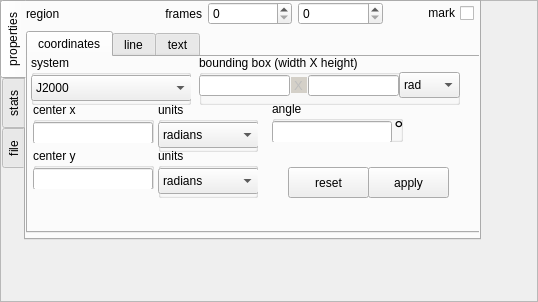
<?xml version="1.0" encoding="UTF-8"?>
<ui version="4.0">
 <class>QtRegionState</class>
 <widget class="QFrame" name="QtRegionState">
  <property name="geometry">
   <rect>
    <x>0</x>
    <y>0</y>
    <width>538</width>
    <height>302</height>
   </rect>
  </property>
  <property name="windowTitle">
   <string>Frame</string>
  </property>
  <property name="toolTip">
   <string>font size</string>
  </property>
  <property name="frameShape">
   <enum>QFrame::StyledPanel</enum>
  </property>
  <property name="frameShadow">
   <enum>QFrame::Raised</enum>
  </property>
  <widget class="QTabWidget" name="categories">
   <property name="geometry">
    <rect>
     <x>0</x>
     <y>0</y>
     <width>481</width>
     <height>240</height>
    </rect>
   </property>
   <property name="tabPosition">
    <enum>QTabWidget::West</enum>
   </property>
   <property name="tabShape">
    <enum>QTabWidget::Rounded</enum>
   </property>
   <property name="currentIndex">
    <number>0</number>
   </property>
   <widget class="QWidget" name="state_tab">
    <attribute name="title">
     <string>properties</string>
    </attribute>
    <widget class="QWidget" name="verticalLayoutWidget">
     <property name="geometry">
      <rect>
       <x>0</x>
       <y>0</y>
       <width>539</width>
       <height>231</height>
      </rect>
     </property>
     <layout class="QVBoxLayout" name="verticalLayout">
      <item>
       <layout class="QHBoxLayout" name="globalStateLayout">
        <item>
         <widget class="QLabel" name="region_type">
          <property name="minimumSize">
           <size>
            <width>85</width>
            <height>0</height>
           </size>
          </property>
          <property name="text">
           <string>region</string>
          </property>
         </widget>
        </item>
        <item>
         <widget class="QLabel" name="label">
          <property name="text">
           <string>frames</string>
          </property>
          <property name="alignment">
           <set>Qt::AlignRight|Qt::AlignTrailing|Qt::AlignVCenter</set>
          </property>
         </widget>
        </item>
        <item>
         <widget class="QSpinBox" name="frame_min">
          <property name="maximum">
           <number>99</number>
          </property>
         </widget>
        </item>
        <item>
         <widget class="QSpinBox" name="frame_max"/>
        </item>
        <item>
         <widget class="QCheckBox" name="region_mark">
          <property name="toolTip">
           <string>mark for later operations</string>
          </property>
          <property name="layoutDirection">
           <enum>Qt::RightToLeft</enum>
          </property>
          <property name="text">
           <string>mark</string>
          </property>
         </widget>
        </item>
        <item>
         <widget class="QCheckBox" name="region_annotation">
          <property name="toolTip">
           <string>mark this region as an annotation
(which does not participate in calculations)</string>
          </property>
          <property name="layoutDirection">
           <enum>Qt::RightToLeft</enum>
          </property>
          <property name="text">
           <string>annotation</string>
          </property>
         </widget>
        </item>
       </layout>
      </item>
      <item>
       <widget class="QTabWidget" name="states">
        <property name="currentIndex">
         <number>0</number>
        </property>
        <widget class="QWidget" name="coordinateTab">
         <attribute name="title">
          <string>coordinates</string>
         </attribute>
         <widget class="QGroupBox" name="coordinate_system_box">
          <property name="geometry">
           <rect>
            <x>3</x>
            <y>-2</y>
            <width>160</width>
            <height>50</height>
           </rect>
          </property>
          <property name="minimumSize">
           <size>
            <width>160</width>
            <height>50</height>
           </size>
          </property>
          <property name="title">
           <string>system</string>
          </property>
          <property name="flat">
           <bool>true</bool>
          </property>
          <widget class="QComboBox" name="coordinate_system">
           <property name="geometry">
            <rect>
             <x>0</x>
             <y>20</y>
             <width>161</width>
             <height>26</height>
            </rect>
           </property>
           <item>
            <property name="text">
             <string>J2000</string>
            </property>
           </item>
           <item>
            <property name="text">
             <string>B1950</string>
            </property>
           </item>
           <item>
            <property name="text">
             <string>galactic</string>
            </property>
           </item>
           <item>
            <property name="text">
             <string>super galactic</string>
            </property>
           </item>
           <item>
            <property name="text">
             <string>ecliptic</string>
            </property>
           </item>
          </widget>
         </widget>
         <widget class="QGroupBox" name="x_units_box">
          <property name="geometry">
           <rect>
            <x>130</x>
            <y>45</y>
            <width>100</width>
            <height>50</height>
           </rect>
          </property>
          <property name="minimumSize">
           <size>
            <width>100</width>
            <height>50</height>
           </size>
          </property>
          <property name="title">
           <string>units</string>
          </property>
          <property name="flat">
           <bool>true</bool>
          </property>
          <widget class="QComboBox" name="x_units">
           <property name="geometry">
            <rect>
             <x>0</x>
             <y>20</y>
             <width>101</width>
             <height>26</height>
            </rect>
           </property>
           <item>
            <property name="text">
             <string>radians</string>
            </property>
           </item>
           <item>
            <property name="text">
             <string>degrees</string>
            </property>
           </item>
           <item>
            <property name="text">
             <string>sexagesimal</string>
            </property>
           </item>
           <item>
            <property name="text">
             <string>pixel</string>
            </property>
           </item>
          </widget>
          <widget class="QGroupBox" name="x_units_box_2">
           <property name="geometry">
            <rect>
             <x>0</x>
             <y>50</y>
             <width>100</width>
             <height>50</height>
            </rect>
           </property>
           <property name="minimumSize">
            <size>
             <width>100</width>
             <height>50</height>
            </size>
           </property>
           <property name="title">
            <string>units</string>
           </property>
           <property name="flat">
            <bool>true</bool>
           </property>
           <widget class="QComboBox" name="coordinate_units_2">
            <property name="geometry">
             <rect>
              <x>0</x>
              <y>20</y>
              <width>101</width>
              <height>26</height>
             </rect>
            </property>
            <item>
             <property name="text">
              <string>radians</string>
             </property>
            </item>
            <item>
             <property name="text">
              <string>degrees</string>
             </property>
            </item>
            <item>
             <property name="text">
              <string>H:M:S</string>
             </property>
            </item>
            <item>
             <property name="text">
              <string>D.M.S</string>
             </property>
            </item>
           </widget>
          </widget>
         </widget>
         <widget class="QGroupBox" name="groupBox_3">
          <property name="geometry">
           <rect>
            <x>5</x>
            <y>45</y>
            <width>121</width>
            <height>41</height>
           </rect>
          </property>
          <property name="title">
           <string>center x</string>
          </property>
          <property name="flat">
           <bool>true</bool>
          </property>
          <widget class="QLineEdit" name="center_x">
           <property name="geometry">
            <rect>
             <x>0</x>
             <y>20</y>
             <width>120</width>
             <height>22</height>
            </rect>
           </property>
          </widget>
         </widget>
         <widget class="QGroupBox" name="groupBox_4">
          <property name="geometry">
           <rect>
            <x>5</x>
            <y>91</y>
            <width>121</width>
            <height>41</height>
           </rect>
          </property>
          <property name="title">
           <string notr="true">center y</string>
          </property>
          <property name="flat">
           <bool>true</bool>
          </property>
          <widget class="QLineEdit" name="center_y">
           <property name="geometry">
            <rect>
             <x>0</x>
             <y>20</y>
             <width>120</width>
             <height>22</height>
            </rect>
           </property>
          </widget>
         </widget>
         <widget class="QGroupBox" name="coordinate_angle_box">
          <property name="geometry">
           <rect>
            <x>244</x>
            <y>44</y>
            <width>131</width>
            <height>41</height>
           </rect>
          </property>
          <property name="title">
           <string>angle</string>
          </property>
          <property name="flat">
           <bool>true</bool>
          </property>
          <widget class="QLineEdit" name="center_angle">
           <property name="geometry">
            <rect>
             <x>0</x>
             <y>20</y>
             <width>120</width>
             <height>22</height>
            </rect>
           </property>
          </widget>
          <widget class="QLabel" name="center_angle_degrees">
           <property name="geometry">
            <rect>
             <x>122</x>
             <y>20</y>
             <width>21</width>
             <height>16</height>
            </rect>
           </property>
           <property name="font">
            <font>
             <pointsize>18</pointsize>
            </font>
           </property>
           <property name="text">
            <string>°</string>
           </property>
          </widget>
         </widget>
         <widget class="QPushButton" name="coordinates_apply">
          <property name="geometry">
           <rect>
            <x>340</x>
            <y>110</y>
            <width>81</width>
            <height>31</height>
           </rect>
          </property>
          <property name="text">
           <string>apply</string>
          </property>
         </widget>
         <widget class="QPushButton" name="coordinates_reset">
          <property name="geometry">
           <rect>
            <x>260</x>
            <y>110</y>
            <width>81</width>
            <height>31</height>
           </rect>
          </property>
          <property name="text">
           <string>reset</string>
          </property>
         </widget>
         <widget class="QGroupBox" name="y_units_box">
          <property name="geometry">
           <rect>
            <x>130</x>
            <y>91</y>
            <width>100</width>
            <height>50</height>
           </rect>
          </property>
          <property name="minimumSize">
           <size>
            <width>100</width>
            <height>50</height>
           </size>
          </property>
          <property name="title">
           <string>units</string>
          </property>
          <property name="flat">
           <bool>true</bool>
          </property>
          <widget class="QComboBox" name="y_units">
           <property name="geometry">
            <rect>
             <x>0</x>
             <y>20</y>
             <width>101</width>
             <height>26</height>
            </rect>
           </property>
           <item>
            <property name="text">
             <string>radians</string>
            </property>
           </item>
           <item>
            <property name="text">
             <string>degrees</string>
            </property>
           </item>
           <item>
            <property name="text">
             <string>sexagesimal</string>
            </property>
           </item>
           <item>
            <property name="text">
             <string>pixel</string>
            </property>
           </item>
          </widget>
         </widget>
         <widget class="QGroupBox" name="bounding_box_dimensions">
          <property name="geometry">
           <rect>
            <x>171</x>
            <y>-2</y>
            <width>261</width>
            <height>50</height>
           </rect>
          </property>
          <property name="minimumSize">
           <size>
            <width>180</width>
            <height>50</height>
           </size>
          </property>
          <property name="title">
           <string>bounding box (width X height)</string>
          </property>
          <property name="flat">
           <bool>true</bool>
          </property>
          <widget class="QLineEdit" name="bounding_box_vs">
           <property name="enabled">
            <bool>false</bool>
           </property>
           <property name="geometry">
            <rect>
             <x>92</x>
             <y>22</y>
             <width>16</width>
             <height>16</height>
            </rect>
           </property>
           <property name="palette">
            <palette>
             <active>
              <colorrole role="Base">
               <brush brushstyle="SolidPattern">
                <color alpha="255">
                 <red>232</red>
                 <green>232</green>
                 <blue>232</blue>
                </color>
               </brush>
              </colorrole>
             </active>
             <inactive>
              <colorrole role="Base">
               <brush brushstyle="SolidPattern">
                <color alpha="255">
                 <red>232</red>
                 <green>232</green>
                 <blue>232</blue>
                </color>
               </brush>
              </colorrole>
             </inactive>
             <disabled>
              <colorrole role="Base">
               <brush brushstyle="SolidPattern">
                <color alpha="255">
                 <red>212</red>
                 <green>208</green>
                 <blue>200</blue>
                </color>
               </brush>
              </colorrole>
             </disabled>
            </palette>
           </property>
           <property name="font">
            <font>
             <pointsize>10</pointsize>
            </font>
           </property>
           <property name="acceptDrops">
            <bool>false</bool>
           </property>
           <property name="text">
            <string>X</string>
           </property>
           <property name="maxLength">
            <number>50</number>
           </property>
           <property name="frame">
            <bool>false</bool>
           </property>
           <property name="alignment">
            <set>Qt::AlignCenter</set>
           </property>
           <property name="readOnly">
            <bool>true</bool>
           </property>
          </widget>
          <widget class="QComboBox" name="dim_units">
           <property name="geometry">
            <rect>
             <x>200</x>
             <y>17</y>
             <width>61</width>
             <height>26</height>
            </rect>
           </property>
           <item>
            <property name="text">
             <string>rad</string>
            </property>
           </item>
           <item>
            <property name="text">
             <string>°</string>
            </property>
           </item>
           <item>
            <property name="text">
             <string>&quot;</string>
            </property>
           </item>
           <item>
            <property name="text">
             <string>'</string>
            </property>
           </item>
           <item>
            <property name="text">
             <string>pix</string>
            </property>
           </item>
          </widget>
          <widget class="QLineEdit" name="bounding_width">
           <property name="geometry">
            <rect>
             <x>0</x>
             <y>20</y>
             <width>91</width>
             <height>21</height>
            </rect>
           </property>
           <property name="alignment">
            <set>Qt::AlignRight|Qt::AlignTrailing|Qt::AlignVCenter</set>
           </property>
          </widget>
          <widget class="QLineEdit" name="bounding_height">
           <property name="geometry">
            <rect>
             <x>109</x>
             <y>20</y>
             <width>91</width>
             <height>21</height>
            </rect>
           </property>
          </widget>
         </widget>
        </widget>
        <widget class="QWidget" name="lineTab">
         <attribute name="title">
          <string>line</string>
         </attribute>
         <widget class="QGroupBox" name="groupBox_8">
          <property name="geometry">
           <rect>
            <x>0</x>
            <y>0</y>
            <width>161</width>
            <height>50</height>
           </rect>
          </property>
          <property name="minimumSize">
           <size>
            <width>120</width>
            <height>50</height>
           </size>
          </property>
          <property name="title">
           <string>color</string>
          </property>
          <property name="flat">
           <bool>true</bool>
          </property>
          <widget class="QComboBox" name="line_color">
           <property name="geometry">
            <rect>
             <x>0</x>
             <y>20</y>
             <width>161</width>
             <height>26</height>
            </rect>
           </property>
           <property name="currentIndex">
            <number>3</number>
           </property>
           <item>
            <property name="text">
             <string>black</string>
            </property>
           </item>
           <item>
            <property name="text">
             <string>white</string>
            </property>
           </item>
           <item>
            <property name="text">
             <string>red</string>
            </property>
           </item>
           <item>
            <property name="text">
             <string>green</string>
            </property>
           </item>
           <item>
            <property name="text">
             <string>blue</string>
            </property>
           </item>
           <item>
            <property name="text">
             <string>cyan</string>
            </property>
           </item>
           <item>
            <property name="text">
             <string>magenta</string>
            </property>
           </item>
           <item>
            <property name="text">
             <string>yellow</string>
            </property>
           </item>
           <item>
            <property name="text">
             <string>gray</string>
            </property>
           </item>
          </widget>
         </widget>
         <widget class="QGroupBox" name="groupBox_9">
          <property name="geometry">
           <rect>
            <x>170</x>
            <y>0</y>
            <width>61</width>
            <height>50</height>
           </rect>
          </property>
          <property name="minimumSize">
           <size>
            <width>26</width>
            <height>50</height>
           </size>
          </property>
          <property name="title">
           <string>width</string>
          </property>
          <property name="flat">
           <bool>true</bool>
          </property>
          <widget class="QSpinBox" name="line_width">
           <property name="geometry">
            <rect>
             <x>0</x>
             <y>20</y>
             <width>57</width>
             <height>25</height>
            </rect>
           </property>
           <property name="minimum">
            <number>1</number>
           </property>
           <property name="maximum">
            <number>10</number>
           </property>
          </widget>
         </widget>
         <widget class="QGroupBox" name="groupBox_10">
          <property name="geometry">
           <rect>
            <x>240</x>
            <y>0</y>
            <width>120</width>
            <height>50</height>
           </rect>
          </property>
          <property name="minimumSize">
           <size>
            <width>120</width>
            <height>50</height>
           </size>
          </property>
          <property name="title">
           <string>style</string>
          </property>
          <property name="flat">
           <bool>true</bool>
          </property>
          <widget class="QComboBox" name="line_style">
           <property name="geometry">
            <rect>
             <x>0</x>
             <y>20</y>
             <width>121</width>
             <height>26</height>
            </rect>
           </property>
           <item>
            <property name="text">
             <string>solid</string>
            </property>
           </item>
           <item>
            <property name="text">
             <string>dashed</string>
            </property>
           </item>
           <item>
            <property name="text">
             <string>dotted</string>
            </property>
           </item>
          </widget>
         </widget>
        </widget>
        <widget class="QWidget" name="textTab">
         <attribute name="title">
          <string>text</string>
         </attribute>
         <widget class="QGroupBox" name="groupBox_5">
          <property name="geometry">
           <rect>
            <x>0</x>
            <y>-3</y>
            <width>281</width>
            <height>41</height>
           </rect>
          </property>
          <property name="title">
           <string>value</string>
          </property>
          <property name="flat">
           <bool>true</bool>
          </property>
          <widget class="QLineEdit" name="text">
           <property name="geometry">
            <rect>
             <x>0</x>
             <y>20</y>
             <width>281</width>
             <height>22</height>
            </rect>
           </property>
          </widget>
         </widget>
         <widget class="QGroupBox" name="groupBox_6">
          <property name="geometry">
           <rect>
            <x>290</x>
            <y>-2</y>
            <width>151</width>
            <height>50</height>
           </rect>
          </property>
          <property name="minimumSize">
           <size>
            <width>120</width>
            <height>50</height>
           </size>
          </property>
          <property name="title">
           <string>color</string>
          </property>
          <property name="flat">
           <bool>true</bool>
          </property>
          <widget class="QComboBox" name="text_color">
           <property name="geometry">
            <rect>
             <x>0</x>
             <y>20</y>
             <width>151</width>
             <height>26</height>
            </rect>
           </property>
           <property name="currentIndex">
            <number>3</number>
           </property>
           <item>
            <property name="text">
             <string>black</string>
            </property>
           </item>
           <item>
            <property name="text">
             <string>white</string>
            </property>
           </item>
           <item>
            <property name="text">
             <string>red</string>
            </property>
           </item>
           <item>
            <property name="text">
             <string>green</string>
            </property>
           </item>
           <item>
            <property name="text">
             <string>blue</string>
            </property>
           </item>
           <item>
            <property name="text">
             <string>cyan</string>
            </property>
           </item>
           <item>
            <property name="text">
             <string>magenta</string>
            </property>
           </item>
           <item>
            <property name="text">
             <string>yellow</string>
            </property>
           </item>
           <item>
            <property name="text">
             <string>gray</string>
            </property>
           </item>
           <item>
            <property name="text">
             <string>custom</string>
            </property>
           </item>
          </widget>
         </widget>
         <widget class="QGroupBox" name="groupBox_7">
          <property name="geometry">
           <rect>
            <x>0</x>
            <y>37</y>
            <width>441</width>
            <height>50</height>
           </rect>
          </property>
          <property name="minimumSize">
           <size>
            <width>120</width>
            <height>50</height>
           </size>
          </property>
          <property name="title">
           <string>font</string>
          </property>
          <property name="flat">
           <bool>true</bool>
          </property>
          <widget class="QFontComboBox" name="font_name">
           <property name="geometry">
            <rect>
             <x>0</x>
             <y>20</y>
             <width>361</width>
             <height>26</height>
            </rect>
           </property>
           <property name="toolTip">
            <string>font name</string>
           </property>
          </widget>
          <widget class="QSpinBox" name="font_size">
           <property name="geometry">
            <rect>
             <x>374</x>
             <y>20</y>
             <width>63</width>
             <height>25</height>
            </rect>
           </property>
           <property name="minimum">
            <number>7</number>
           </property>
           <property name="value">
            <number>11</number>
           </property>
          </widget>
         </widget>
         <widget class="QWidget" name="horizontalLayoutWidget">
          <property name="geometry">
           <rect>
            <x>6</x>
            <y>83</y>
            <width>112</width>
            <height>31</height>
           </rect>
          </property>
          <layout class="QHBoxLayout" name="horizontalLayout">
           <item>
            <widget class="QCheckBox" name="font_bold">
             <property name="text">
              <string>bold</string>
             </property>
            </widget>
           </item>
           <item>
            <widget class="QCheckBox" name="font_italic">
             <property name="text">
              <string>italic</string>
             </property>
            </widget>
           </item>
          </layout>
         </widget>
         <widget class="QDial" name="text_position">
          <property name="geometry">
           <rect>
            <x>130</x>
            <y>80</y>
            <width>31</width>
            <height>31</height>
           </rect>
          </property>
          <property name="sizePolicy">
           <sizepolicy hsizetype="Fixed" vsizetype="Fixed">
            <horstretch>0</horstretch>
            <verstretch>0</verstretch>
           </sizepolicy>
          </property>
          <property name="toolTip">
           <string>text position</string>
          </property>
          <property name="minimum">
           <number>0</number>
          </property>
          <property name="maximum">
           <number>4</number>
          </property>
          <property name="sliderPosition">
           <number>2</number>
          </property>
          <property name="orientation">
           <enum>Qt::Horizontal</enum>
          </property>
          <property name="invertedAppearance">
           <bool>false</bool>
          </property>
          <property name="invertedControls">
           <bool>false</bool>
          </property>
          <property name="wrapping">
           <bool>true</bool>
          </property>
          <property name="notchTarget">
           <double>3.700000000000000</double>
          </property>
          <property name="notchesVisible">
           <bool>false</bool>
          </property>
         </widget>
         <widget class="QSpinBox" name="y_off">
          <property name="geometry">
           <rect>
            <x>229</x>
            <y>83</y>
            <width>57</width>
            <height>25</height>
           </rect>
          </property>
          <property name="toolTip">
           <string>y offset delta</string>
          </property>
          <property name="minimum">
           <number>-999</number>
          </property>
          <property name="maximum">
           <number>999</number>
          </property>
          <property name="singleStep">
           <number>10</number>
          </property>
         </widget>
         <widget class="QSpinBox" name="x_off">
          <property name="geometry">
           <rect>
            <x>170</x>
            <y>83</y>
            <width>57</width>
            <height>25</height>
           </rect>
          </property>
          <property name="toolTip">
           <string>x offset delta</string>
          </property>
          <property name="minimum">
           <number>-999</number>
          </property>
          <property name="maximum">
           <number>999</number>
          </property>
          <property name="singleStep">
           <number>10</number>
          </property>
         </widget>
        </widget>
       </widget>
      </item>
     </layout>
    </widget>
   </widget>
   <widget class="QWidget" name="statistics_tab">
    <attribute name="title">
     <string>stats</string>
    </attribute>
    <widget class="QStackedWidget" name="statistics_group">
     <property name="geometry">
      <rect>
       <x>-5</x>
       <y>0</y>
       <width>458</width>
       <height>193</height>
      </rect>
     </property>
     <property name="minimumSize">
      <size>
       <width>455</width>
       <height>0</height>
      </size>
     </property>
     <property name="currentIndex">
      <number>-1</number>
     </property>
    </widget>
   </widget>
   <widget class="QWidget" name="tab">
    <attribute name="title">
     <string>file</string>
    </attribute>
    <widget class="QTabWidget" name="action_tab">
     <property name="geometry">
      <rect>
       <x>0</x>
       <y>0</y>
       <width>451</width>
       <height>230</height>
      </rect>
     </property>
     <property name="currentIndex">
      <number>1</number>
     </property>
     <widget class="QWidget" name="tab_2">
      <attribute name="title">
       <string>save</string>
      </attribute>
      <widget class="QGroupBox" name="save_file_name">
       <property name="geometry">
        <rect>
         <x>0</x>
         <y>0</y>
         <width>441</width>
         <height>51</height>
        </rect>
       </property>
       <property name="title">
        <string>file name</string>
       </property>
       <property name="flat">
        <bool>true</bool>
       </property>
       <widget class="QLineEdit" name="save_filename">
        <property name="geometry">
         <rect>
          <x>1</x>
          <y>23</y>
          <width>361</width>
          <height>22</height>
         </rect>
        </property>
       </widget>
       <widget class="QPushButton" name="save_file_name_browse">
        <property name="geometry">
         <rect>
          <x>362</x>
          <y>20</y>
          <width>81</width>
          <height>32</height>
         </rect>
        </property>
        <property name="text">
         <string>browse</string>
        </property>
       </widget>
      </widget>
      <widget class="QGroupBox" name="groupBox_11">
       <property name="geometry">
        <rect>
         <x>0</x>
         <y>50</y>
         <width>171</width>
         <height>51</height>
        </rect>
       </property>
       <property name="title">
        <string>file format</string>
       </property>
       <property name="flat">
        <bool>true</bool>
       </property>
       <widget class="QComboBox" name="save_file_type">
        <property name="geometry">
         <rect>
          <x>-2</x>
          <y>20</y>
          <width>161</width>
          <height>26</height>
         </rect>
        </property>
        <item>
         <property name="text">
          <string>CASA region file</string>
         </property>
        </item>
        <item>
         <property name="text">
          <string>DS9 region file</string>
         </property>
        </item>
       </widget>
      </widget>
      <widget class="QPushButton" name="save_now">
       <property name="geometry">
        <rect>
         <x>327</x>
         <y>120</y>
         <width>114</width>
         <height>31</height>
        </rect>
       </property>
       <property name="toolTip">
        <string>save region(s) to file...</string>
       </property>
       <property name="text">
        <string>save now</string>
       </property>
      </widget>
      <widget class="QGroupBox" name="groupBox">
       <property name="geometry">
        <rect>
         <x>190</x>
         <y>50</y>
         <width>151</width>
         <height>81</height>
        </rect>
       </property>
       <property name="title">
        <string>output contents</string>
       </property>
       <property name="flat">
        <bool>true</bool>
       </property>
       <widget class="QRadioButton" name="save_current_region">
        <property name="geometry">
         <rect>
          <x>6</x>
          <y>20</y>
          <width>121</width>
          <height>20</height>
         </rect>
        </property>
        <property name="text">
         <string>current region</string>
        </property>
        <property name="checked">
         <bool>true</bool>
        </property>
       </widget>
       <widget class="QRadioButton" name="save_marked_regions">
        <property name="geometry">
         <rect>
          <x>6</x>
          <y>40</y>
          <width>151</width>
          <height>20</height>
         </rect>
        </property>
        <property name="text">
         <string>all marked regions</string>
        </property>
       </widget>
       <widget class="QRadioButton" name="save_all_regions">
        <property name="geometry">
         <rect>
          <x>6</x>
          <y>60</y>
          <width>102</width>
          <height>20</height>
         </rect>
        </property>
        <property name="text">
         <string>all regions</string>
        </property>
       </widget>
      </widget>
      <widget class="QGroupBox" name="csys_box">
       <property name="geometry">
        <rect>
         <x>0</x>
         <y>100</y>
         <width>171</width>
         <height>51</height>
        </rect>
       </property>
       <property name="title">
        <string>coordinate system</string>
       </property>
       <property name="flat">
        <bool>true</bool>
       </property>
       <widget class="QComboBox" name="save_csys_type">
        <property name="geometry">
         <rect>
          <x>-2</x>
          <y>20</y>
          <width>161</width>
          <height>26</height>
         </rect>
        </property>
        <item>
         <property name="text">
          <string>pixel</string>
         </property>
        </item>
        <item>
         <property name="text">
          <string>j2000</string>
         </property>
        </item>
        <item>
         <property name="text">
          <string>b1950</string>
         </property>
        </item>
        <item>
         <property name="text">
          <string>galactic</string>
         </property>
        </item>
        <item>
         <property name="text">
          <string>ecliptic</string>
         </property>
        </item>
       </widget>
      </widget>
     </widget>
     <widget class="QWidget" name="tab_3">
      <attribute name="title">
       <string>load</string>
      </attribute>
      <widget class="QGroupBox" name="load_file_name">
       <property name="geometry">
        <rect>
         <x>0</x>
         <y>0</y>
         <width>441</width>
         <height>51</height>
        </rect>
       </property>
       <property name="title">
        <string>file name</string>
       </property>
       <property name="flat">
        <bool>true</bool>
       </property>
       <widget class="QLineEdit" name="load_filename">
        <property name="geometry">
         <rect>
          <x>1</x>
          <y>23</y>
          <width>361</width>
          <height>22</height>
         </rect>
        </property>
       </widget>
       <widget class="QPushButton" name="load_file_name_browse">
        <property name="geometry">
         <rect>
          <x>362</x>
          <y>20</y>
          <width>81</width>
          <height>32</height>
         </rect>
        </property>
        <property name="text">
         <string>browse</string>
        </property>
       </widget>
      </widget>
      <widget class="QGroupBox" name="groupBox_12">
       <property name="geometry">
        <rect>
         <x>0</x>
         <y>50</y>
         <width>171</width>
         <height>51</height>
        </rect>
       </property>
       <property name="title">
        <string>file format</string>
       </property>
       <property name="flat">
        <bool>true</bool>
       </property>
       <widget class="QComboBox" name="load_file_type">
        <property name="geometry">
         <rect>
          <x>-2</x>
          <y>20</y>
          <width>161</width>
          <height>26</height>
         </rect>
        </property>
        <item>
         <property name="text">
          <string>CASA region file</string>
         </property>
        </item>
        <item>
         <property name="text">
          <string>DS9 region file</string>
         </property>
        </item>
       </widget>
      </widget>
      <widget class="QPushButton" name="load_now">
       <property name="geometry">
        <rect>
         <x>210</x>
         <y>70</y>
         <width>114</width>
         <height>31</height>
        </rect>
       </property>
       <property name="toolTip">
        <string>save region(s) to file...</string>
       </property>
       <property name="text">
        <string>load now</string>
       </property>
      </widget>
     </widget>
    </widget>
   </widget>
  </widget>
 </widget>
 <resources/>
 <connections/>
</ui>
